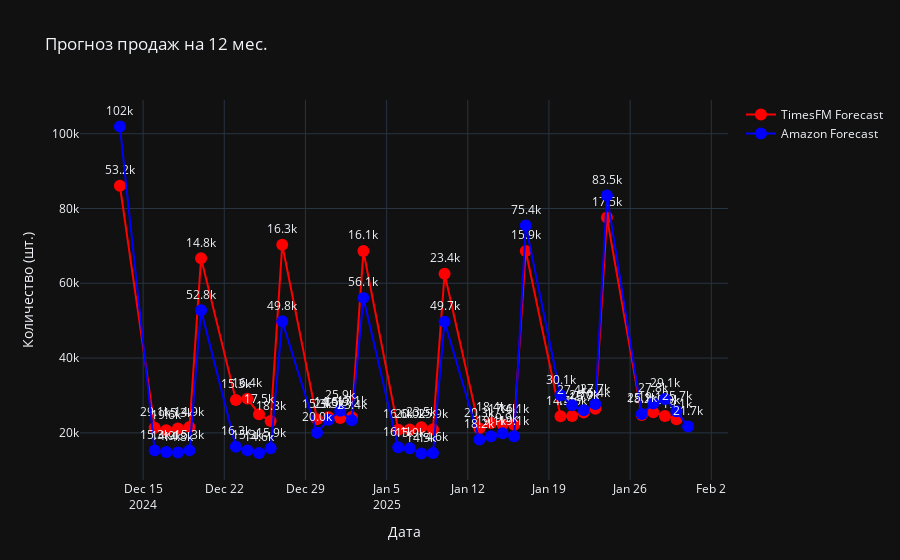

Notebook cell for this chart:
### Code cell
fig = go.Figure()

fig.add_trace(
    go.Scatter(x=timesfm_forecast.ds, 
               y=timesfm_forecast.timesfm, 
               mode='lines+markers+text', 
               text=median, 
               textposition='top center',
               line=dict(color='red'),
                name='TimesFM Forecast' )
)
fig.add_trace(
    go.Scatter(x=df_amazon.index,
               y=df_amazon.y,
               mode='lines+markers+text',
               text=df_amazon.y,
               textposition='top center',
               line=dict(color='blue'),
               name='Amazon Forecast'
               )
)
fig.update_traces(
                marker=dict(size=12),
                textposition='top center',
                texttemplate='%{text:.3s}')
fig.update_layout(title="Прогноз продаж на 12 мес.",
                  xaxis_title='Дата',
                  yaxis_title='Количество (шт.)',
                  template='plotly_dark',)

fig.show()
